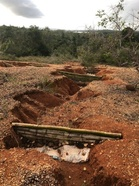
#> input picture 1-MANUSCRITOS/6-PROJETO_IC/image9.jpeg, 139 x 186 px, shrunk from 378 x 506 before the run, found by its file name
$ python gerar_figura_metodologia.py
#> lines starting #> are read from the running program, lines starting #| are printed output that depends on the picture
"""
Gera duas figuras metodológicas do projeto de IC:

  Fig_metodologia_4a.png — dois painéis lado a lado:
    (a) Foto real da ravina com paliçadas em série (image9.jpeg)
    (b) Perfil longitudinal esquemático (P1–P4)

  Fig_metodologia_4b.png — dois painéis lado a lado:
    (a) Detalhe da paliçada MED com pontos de ensaio de campo
    (b) Disposição dos corpos de prova no ensaio de degradação in situ
"""

import matplotlib
matplotlib.use("Agg")
import matplotlib.pyplot as plt
import matplotlib.patches as mpatches
import matplotlib.patheffects as pe
from matplotlib.patches import FancyArrowPatch, FancyBboxPatch, Arc
from matplotlib.image import imread
import numpy as np

BASE = r"c:\Users\vidal\OneDrive\Documentos\13 - CLONEGIT\artigo-posdoc\3-EROSIBIDADE\1-MANUSCRITOS\6-PROJETO_IC"

# ── cores ──────────────────────────────────────────────────────────────────
C_SOLO   = "#c8a96e"
C_SOLO2  = "#8B6914"
C_BAMBU  = "#6a9f3c"
C_BAMBU2 = "#2d5a16"
C_SED    = "#b5956a"
C_AGUA   = "#4a90d9"
C_ARAME  = "#888888"
C_LABEL  = "#1a1a2e"
C_STRAIN = "#e63946"
C_DISP   = "#f4a261"
C_LOAD   = "#457b9d"
C_MESH   = "#6b4226"
C_BG     = "#f8f6f0"

# ═══════════════════════════════════════════════════════════════════════════
# FIGURA 4A — Foto real (a) + Perfil longitudinal (b)
# ═══════════════════════════════════════════════════════════════════════════
fig_4a, (ax_foto, ax_a) = plt.subplots(1, 2, figsize=(17, 8),
                                        facecolor=C_BG,
                                        gridspec_kw={"width_ratios": [1, 1.6]})
fig_4a.subplots_adjust(left=0.03, right=0.97, top=0.90, bottom=0.07, wspace=0.06)

# ── painel (a): foto real ───────────────────────────────────────────────────
foto = imread(BASE + r"\image9.jpeg")
#> foto is the input picture: shape (186, 139, 3); mean R, G, B 130.2, 102.4, 80.6
ax_foto.imshow(foto)
ax_foto.set_xticks([]); ax_foto.set_yticks([])
for spine in ax_foto.spines.values():
    spine.set_linewidth(1.2); spine.set_edgecolor("#888")
ax_foto.set_title("(a)  Vista geral da ravina \u2014 pali\u00e7adas P1 a P4 em s\u00e9rie",
                  fontsize=10, loc="left", color=C_LABEL, pad=6)

# ── painel (b): perfil longitudinal — configura eixo ───────────────────────
ax = ax_a
ax.set_aspect("equal")
ax.set_facecolor(C_BG)
for spine in ax.spines.values():
    spine.set_visible(False)
ax.set_xticks([]); ax.set_yticks([])
ax.set_xlim(0, 22)
ax.set_ylim(-1.5, 5.5)

# ── renomeia eixo para título correto ──────────────────────────────────────

# Talude esquerdo e direito
xs_left  = [0,  0,  2,  4,  6,  8, 10, 12, 14, 16, 18, 20, 22]
ys_left  = [4.5,4.5,4.0,3.5,3.0,2.5,2.0,1.5,1.0,0.8,0.6,0.5,0.5]
xs_right = [0, 22]
ys_bot   = [-0.5, -0.5]

# Fundo da ravina (gradiente de declividade)
xb = np.array([0, 22])
yb = np.array([2.5, -0.5])
ax.fill_between([0, 22], [-1.5, -1.5], yb, color=C_SOLO, alpha=0.6, zorder=1)
ax.plot(xb, yb, color=C_SOLO2, lw=1.5, zorder=2)

# Talude superior
ax.fill_between(xs_left, ys_left, [5.5]*len(xs_left), color=C_SOLO, alpha=0.5, zorder=1)
ax.plot(xs_left, ys_left, color=C_SOLO2, lw=1.5, zorder=2)

# ── Funções de geometria do perfil ─────────────────────────────────────────
def _y_floor(x):
    """Cota do fundo da ravina no perfil longitudinal."""
    return 2.5 - (3.0 / 22.0) * x

_xs_surf = [0, 2, 4, 6, 8, 10, 12, 14, 16, 18, 20, 22]
_ys_surf = [4.5, 4.0, 3.5, 3.0, 2.5, 2.0, 1.5, 1.0, 0.8, 0.6, 0.5, 0.5]
def _y_surface(x):
    """Cota da borda do talude por interpolação linear."""
    return float(np.interp(x, _xs_surf, _ys_surf))

# Paliçadas P1-P4 — posições calculadas a partir da geometria real
_pal_xs     = [4.5, 8.5, 12.5, 17.0]
_pal_labels = ["P1", "P2", "P3", "P4"]
_pal_tags   = ["INF", "INF", "MED", "SUP"]
_fill_ratio = 0.90   # paliçadas ocupam 90 % do vão de escoamento

palisades = []
for _xp, _lab, _tag in zip(_pal_xs, _pal_labels, _pal_tags):
    _base = _y_floor(_xp)
    _gap  = _y_surface(_xp) - _base
    palisades.append({"x": _xp, "h_base": _base,
                       "h_bar": _gap * _fill_ratio,
                       "label": _lab, "tag": _tag})

sed_offsets = {"P1": 2.5, "P2": 2.8, "P3": 3.5, "P4": 1.8}

for p in palisades:
    xp, yb_p, ht = p["x"], p["h_base"], p["h_bar"]
    # Sedimento a montante de cada paliçada
    sed_w = sed_offsets.get(p["label"], 2.5)
    ax.fill_betweenx([yb_p, yb_p + ht * 0.85],
                     [xp - sed_w, xp - sed_w], [xp - 0.1, xp - 0.1],
                     color=C_SED, alpha=0.45, zorder=3)
    # Barreira (colmos horizontais)
    for dy in np.arange(0, ht, 0.18):
        y0 = yb_p + dy
        ax.plot([xp - 0.08, xp + 0.08], [y0, y0],
                color=C_BAMBU, lw=3.5, solid_capstyle="round", zorder=5)
    # Estaca vertical (penetra 0.35 no solo)
    ax.plot([xp, xp], [yb_p - 0.35, yb_p + ht],
            color=C_BAMBU2, lw=4, solid_capstyle="round", zorder=4)
    # Rótulo acima da barreira
    ax.text(xp, yb_p + ht + 0.15, p["label"],
            ha="center", va="bottom", fontsize=9, fontweight="bold",
            color=C_BAMBU2, zorder=6)
    # Tag de posição (abaixo do fundo)
    ax.text(xp, yb_p - 0.45, p["tag"],
            ha="center", va="top", fontsize=7.5, color="#555",
            style="italic", zorder=6)

# Destaque MED com caixa — calculado a partir da geometria de P3
_p3_base = _y_floor(12.5)
_p3_top  = _p3_base + (_y_surface(12.5) - _p3_base) * _fill_ratio
ax.add_patch(FancyBboxPatch((10.8, _p3_base - 0.8),
                             3.5, (_p3_top - _p3_base) + 1.6,
                             boxstyle="round,pad=0.15",
                             linewidth=1.5, edgecolor=C_STRAIN,
                             facecolor="none", linestyle="--", zorder=7))
ax.text(14.5, _p3_top + 0.3, "segmento MED\n(ensaios de campo)",
        ha="left", va="center", fontsize=8, color=C_STRAIN,
        bbox=dict(fc=C_BG, ec="none", pad=2))

# Seta de fluxo — centralizada no vão de escoamento
_arrow_x0, _arrow_x1 = 1.5, 4.0
_arrow_y0 = (_y_floor(_arrow_x0) + _y_surface(_arrow_x0)) / 2.0
_arrow_y1 = (_y_floor(_arrow_x1) + _y_surface(_arrow_x1)) / 2.0
_arrow_rot = np.degrees(np.arctan2(_arrow_y1 - _arrow_y0, _arrow_x1 - _arrow_x0))
ax.annotate("", xy=(_arrow_x1, _arrow_y1), xytext=(_arrow_x0, _arrow_y0),
            arrowprops=dict(arrowstyle="-|>", color=C_AGUA, lw=2), zorder=8)
ax.text((_arrow_x0 + _arrow_x1) / 2.0, (_arrow_y0 + _arrow_y1) / 2.0 + 0.25,
        "Escoamento", fontsize=8, color=C_AGUA, rotation=_arrow_rot,
        ha="center", va="bottom",
        bbox=dict(fc=C_BG, ec="none", pad=1, alpha=0.85), zorder=8)

# Escala de referência — calibrada por GPS (P1_SUP→P3_INF ≈ 132 m em 12,5 u → 1 u ≈ 10,6 m)
_scale_units = 2.0          # comprimento da barra em unidades do eixo
_scale_m     = 20.0         # metros reais correspondentes
ax.plot([18.5, 18.5 + _scale_units], [-1.0, -1.0], color="k", lw=1.5)
ax.plot([18.5, 18.5], [-0.9, -1.1], color="k", lw=1.5)
ax.plot([18.5 + _scale_units, 18.5 + _scale_units], [-0.9, -1.1], color="k", lw=1.5)
ax.text(18.5 + _scale_units / 2, -1.3, f"~{_scale_m:.0f} m",
        ha="center", va="top", fontsize=7.5, color="k")

ax.set_title("(b)  Perfil longitudinal esquem\u00e1tico \u2014 pali\u00e7adas P1 a P4 em s\u00e9rie",
             fontsize=10, loc="left", color=C_LABEL, pad=6)

# ── save fig_4a ─────────────────────────────────────────────────────────────
out_4a = BASE + r"\Fig_metodologia_4a.png"
fig_4a.savefig(out_4a, dpi=180, bbox_inches="tight", facecolor=C_BG)
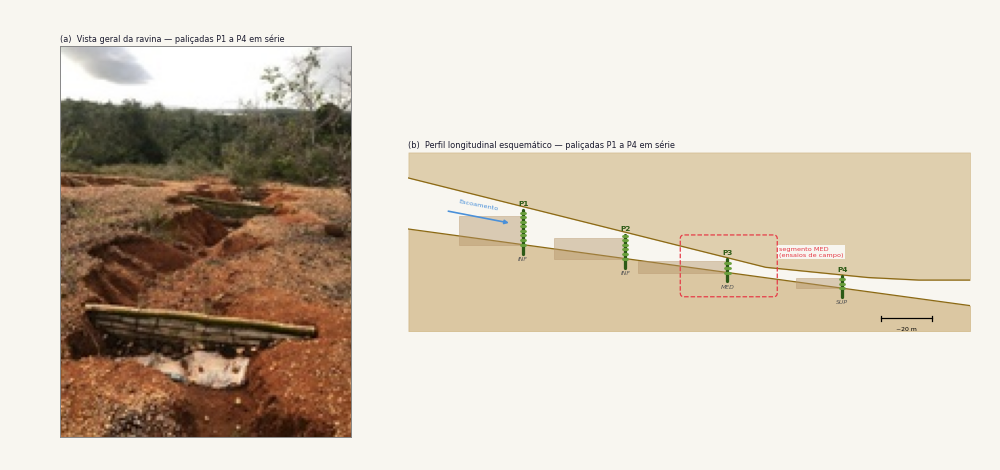
#> figure drawn by matplotlib, 2 panels
print(f"Figura 4a salva em:\n{out_4a}")
plt.close(fig_4a)

# ═══════════════════════════════════════════════════════════════════════════
# FIGURA 5 — Esquema dos ensaios de campo (dois painéis empilhados)
#   (a) Seção transversal da paliçada MED — instrumentação de campo
#   (b) Disposição dos corpos de prova — degradação in situ (Ensaio 5.2)
# ═══════════════════════════════════════════════════════════════════════════

fig_5 = plt.figure(figsize=(16, 16), facecolor=C_BG)
gs5 = fig_5.add_gridspec(2, 1, height_ratios=[1, 1], hspace=0.28)
ax_a5 = fig_5.add_subplot(gs5[0])
ax_b5 = fig_5.add_subplot(gs5[1])

for ax in (ax_a5, ax_b5):
    ax.set_facecolor(C_BG)
    for spine in ax.spines.values():
        spine.set_visible(False)
    ax.set_xticks([]); ax.set_yticks([])

# ───────────────────────────────────────────────────────────────────────────
# PAINEL (a) — Seção transversal frontal da paliçada MED
# ───────────────────────────────────────────────────────────────────────────
# Escala: 1 unidade ≈ 0,30 m → H = 0,76 m ≈ 2,53 u; L = 3,00 m = 10 u
# Espaçamento estacas: 1,50 m = 5 u
# ───────────────────────────────────────────────────────────────────────────
ax = ax_a5
ax.set_xlim(-5.5, 22.0)
ax.set_ylim(-2.5, 7.5)

# ── Geometria da ravina (seção trapezoidal) ────────────────────────────────
# Fundo da ravina: y = 0, entre x_bot_L = 1.0 e x_bot_R = 15.0  (≈ 4,2 m)
# Talude inclinado: 1V:0,7H → a cada 1 u de subida, recua 0,7 u
# Topo dos taludes: y = 5.5  → deslocamento horizontal = 5.5 × 0.7 = 3.85
x_bot_L = 1.0      # pé do talude esquerdo
x_bot_R = 15.0     # pé do talude direito
slope = 0.70       # recuo horizontal por unidade de altura (1V:0,7H)
y_top_tal = 5.5    # topo visível dos taludes
dx_top = y_top_tal * slope  # 3.85

x_top_L = x_bot_L - dx_top   # ≈ -2.85
x_top_R = x_bot_R + dx_top   # ≈ 18.85

def face_x_left(y):
    """Coordenada x da face interna do talude esquerdo na altura y."""
    return x_bot_L - y * slope

def face_x_right(y):
    """Coordenada x da face interna do talude direito na altura y."""
    return x_bot_R + y * slope

# Talude esquerdo (polígono preenchido)
ax.fill([x_bot_L, x_top_L, -5.5, -5.5, x_bot_L],
        [0,        y_top_tal, y_top_tal, -2.5, -2.5],
        color=C_SOLO, alpha=0.50, zorder=1)
ax.plot([x_bot_L, x_top_L], [0, y_top_tal],
        color=C_SOLO2, lw=2.5, zorder=2)          # face do talude

# Talude direito
ax.fill([x_bot_R, x_top_R, 22.0, 22.0, x_bot_R],
        [0,        y_top_tal, y_top_tal, -2.5, -2.5],
        color=C_SOLO, alpha=0.50, zorder=1)
ax.plot([x_bot_R, x_top_R], [0, y_top_tal],
        color=C_SOLO2, lw=2.5, zorder=2)

# Fundo da ravina
ax.fill_between([x_bot_L, x_bot_R], [-2.5, -2.5], [0, 0],
                color=C_SOLO, alpha=0.60, zorder=2)
ax.plot([x_bot_L, x_bot_R], [0, 0], color=C_SOLO2, lw=2, zorder=3)

# Sedimento retido (~55% da altura da paliçada)
sed_top = 1.40
ax.fill_between([x_bot_L, x_bot_R], [0, 0], [sed_top, sed_top],
                color=C_SED, alpha=0.35, zorder=2)
ax.text(8.0, sed_top * 0.48, "sedimento retido", ha="center", va="center",
        fontsize=9, color="#7a5230", style="italic")

# ── Estacas verticais ──────────────────────────────────────────────────────
# 3 estacas: E1, E2 (central), E3 — espaçamento 5 u = 1,50 m
stake_xs = [3.0, 8.0, 13.0]
stake_names = ["E1", "E2", "E3"]
stake_bottom = -1.6
stake_top = 3.4         # afloram um pouco acima do colmo superior
for sx in stake_xs:
    ax.add_patch(plt.Rectangle((sx - 0.22, stake_bottom), 0.44, stake_top - stake_bottom,
                                color=C_BAMBU2, zorder=4, lw=0))

# ── Colmos horizontais — ancorados nos taludes ─────────────────────────────
# 6 colmos distribuídos em H ≈ 2,53 u  (0,76 m)
# Alturas relativas: colmo 1 (base) até colmo 6 (topo)
colmo_ys = [0.30, 0.74, 1.18, 1.62, 2.06, 2.50]
embed = 1.0   # comprimento de embutimento nos taludes

for cy in colmo_ys:
    xl_face = face_x_left(cy)    # x da face do talude esquerdo nesta altura
    xr_face = face_x_right(cy)   # x da face do talude direito nesta altura
    xl_embed = xl_face - embed    # extremidade embutida esquerda
    xr_embed = xr_face + embed   # extremidade embutida direita
    colmo_h = 0.28               # espessura visual do colmo

    # Trecho embutido esquerdo (mais escuro, dentro do talude)
    ax.add_patch(plt.Rectangle((xl_embed, cy - colmo_h/2), embed, colmo_h,
                                color=C_BAMBU2, alpha=0.50, zorder=5, lw=0))
    # Trecho visível (entre faces dos taludes)
    ax.add_patch(plt.Rectangle((xl_face, cy - colmo_h/2),
                                xr_face - xl_face, colmo_h,
                                color=C_BAMBU, zorder=5, lw=0))
    # Trecho embutido direito
    ax.add_patch(plt.Rectangle((xr_face, cy - colmo_h/2), embed, colmo_h,
                                color=C_BAMBU2, alpha=0.50, zorder=5, lw=0))
    # Amarrações de arame nas estacas
    for sx in stake_xs:
        ax.plot(sx, cy, "o", color=C_ARAME, ms=5, zorder=6)

# ── Instrumentação ─────────────────────────────────────────────────────────

# (5.7) Extensômetros — 3 colmos inferiores, estaca central E2
for cy in colmo_ys[:3]:
    ax.plot([8.25, 8.85], [cy, cy], color=C_STRAIN, lw=2, zorder=8)
    ax.plot(8.85, cy, "s", color=C_STRAIN, ms=7, zorder=8)
ax.annotate("Extensômetros\n(Ensaio 5.7 — SCF)",
            xy=(8.85, colmo_ys[1]), xytext=(8.0, -1.8),
            arrowprops=dict(arrowstyle="-|>", color=C_STRAIN, lw=1.4),
            fontsize=9, color=C_STRAIN, va="center", ha="center",
            bbox=dict(fc="white", ec="none", pad=2, alpha=0.92),
            zorder=10)

# (5.6) Comparador de deslocamento — acima do topo da estaca central
comp_bot = colmo_ys[-1] + 0.50
comp_top = comp_bot + 1.8
ax.annotate("", xy=(8.0, comp_bot), xytext=(8.0, comp_top),
            arrowprops=dict(arrowstyle="<->", color=C_DISP, lw=2.5))
ax.text(8.5, (comp_bot + comp_top)/2, "Comparador\n(Ensaio 5.6)",
        fontsize=9, color=C_DISP, va="center")

# (5.5) Prova de carga lateral — macaco posicionado fora do talude esquerdo
load_y = colmo_ys[3]   # meia-altura da paliçada
face_at_load = face_x_left(load_y)
ax.annotate("", xy=(stake_xs[0] - 0.22, load_y),
            xytext=(face_at_load - 0.15, load_y),
            arrowprops=dict(arrowstyle="-|>", color=C_LOAD, lw=3))
box_w, box_h = 2.2, 1.2
box_x = face_at_load - 0.15 - box_w
ax.add_patch(FancyBboxPatch((box_x, load_y - box_h/2), box_w, box_h,
                             boxstyle="round,pad=0.08",
                             facecolor=C_LOAD, edgecolor="none", zorder=7))
ax.text(box_x + box_w/2, load_y, "F", ha="center", va="center",
        fontsize=13, fontweight="bold", color="white", zorder=8)
ax.text(box_x + box_w/2, load_y - box_h/2 - 0.25,
        "Prova de carga (Ensaio 5.5)", ha="center", va="top",
        fontsize=9, color=C_LOAD,
        bbox=dict(fc="white", ec="none", pad=2, alpha=0.92),
        zorder=10)

# (5.4) Inclinômetro — junção colmo-estaca E3
incl_y = colmo_ys[2]
ax.plot(stake_xs[2], incl_y, "D", color="#9b2226", ms=9, zorder=8)
ax.annotate("Inclinômetro\n(Ensaio 5.4 — $k_θ$)",
            xy=(stake_xs[2] + 0.3, incl_y),
            xytext=(face_x_right(incl_y) + 1.8, incl_y + 1.8),
            arrowprops=dict(arrowstyle="-|>", color="#9b2226", lw=1.4),
            fontsize=9, color="#9b2226", va="center",
            bbox=dict(fc="white", ec="none", pad=2, alpha=0.92),
            zorder=10)

# ── Cotas dimensionais ─────────────────────────────────────────────────────
# H = 0,76 m (entre colmo inferior e superior) — posicionado mais para a direita
cota_x = face_x_right(colmo_ys[-1]) + 2.5
ax.annotate("", xy=(cota_x, colmo_ys[0]), xytext=(cota_x, colmo_ys[-1]),
            arrowprops=dict(arrowstyle="<->", color="k", lw=1.2),
            zorder=10)
ax.text(cota_x + 0.35, (colmo_ys[0] + colmo_ys[-1])/2,
        "H = 0,76 m", fontsize=9, va="center", rotation=90,
        bbox=dict(fc="white", ec="none", pad=2, alpha=0.92),
        zorder=10)

# L = 3,00 m (entre estacas externas)
cota_y = -2.0
ax.annotate("", xy=(stake_xs[0], cota_y), xytext=(stake_xs[2], cota_y),
            arrowprops=dict(arrowstyle="<->", color="k", lw=1.2))
ax.text(8.0, cota_y - 0.3, "L = 3,00 m", ha="center", va="top", fontsize=9)

# Nomes das estacas
for sx, nm in zip(stake_xs, stake_names):
    ax.text(sx, stake_top + 0.15, nm, ha="center", va="bottom",
            fontsize=8, fontweight="bold", color=C_BAMBU2)

# ── Legenda ────────────────────────────────────────────────────────────────
legend_a = [
    mpatches.Patch(color=C_STRAIN, label="Extensômetros — SCF (Ensaio 5.7)"),
    mpatches.Patch(color=C_DISP,   label="Comparador de deslocamento (Ensaio 5.6)"),
    mpatches.Patch(color=C_LOAD,   label="Prova de carga lateral (Ensaio 5.5)"),
    mpatches.Patch(color="#9b2226", label="Inclinômetro — $k_θ$ (Ensaio 5.4)"),
]
ax.legend(handles=legend_a, loc="upper right", fontsize=8,
          framealpha=0.95, edgecolor="#bbb", frameon=True,
          bbox_to_anchor=(1.0, 1.0))

ax.set_title("(a)  Seção transversal da paliçada MED — localização dos ensaios de campo",
             fontsize=11, fontweight="bold", loc="left", color=C_LABEL, pad=8)

# ───────────────────────────────────────────────────────────────────────────
# PAINEL (b) — Disposição dos corpos de prova — degradação in situ
# ───────────────────────────────────────────────────────────────────────────
ax = ax_b5
ax.set_xlim(-1.5, 12.5)
ax.set_ylim(-5.0, 3.5)

# Solo
ax.fill_between([-1.0, 11.5], [-4.5, -4.5], [0, 0],
                color=C_SOLO, alpha=0.50, zorder=1)
ax.plot([-1.0, 11.5], [0, 0], color=C_SOLO2, lw=2.5, zorder=2)
ax.text(0.0, 0.25, "Superfície do solo", fontsize=9, color=C_SOLO2)

# Linha de 15 cm de profundidade
ax.plot([-1.0, 11.5], [-1.8, -1.8], color=C_SOLO2, lw=1.2,
        linestyle="--", alpha=0.6, zorder=3)
ax.annotate("", xy=(-0.6, -1.8), xytext=(-0.6, 0),
            arrowprops=dict(arrowstyle="<->", color=C_SOLO2, lw=1.2))
ax.text(-0.85, -0.9, "15 cm", fontsize=8.5, ha="right", va="center",
        color=C_SOLO2)

# ── Corpos de prova (6 sacos de tela) ──────────────────────────────────────
colors_cp = {
    "Cisalhamento\nnodal":     "#d62828",
    "Cisalhamento\ninternodal":"#f77f00",
    "Flexão":                  "#4cc9f0",
}
positions = [
    (1.2,  "Cisalhamento\nnodal"),
    (3.0,  "Cisalhamento\nnodal"),
    (4.8,  "Cisalhamento\ninternodal"),
    (6.6,  "Cisalhamento\ninternodal"),
    (8.4,  "Flexão"),
    (10.2, "Flexão"),
]

cp_y = -1.8
cp_w, cp_h = 1.3, 1.6
for (xcp, tipo) in positions:
    col = colors_cp[tipo]
    ax.add_patch(mpatches.FancyBboxPatch(
        (xcp - cp_w/2, cp_y - cp_h/2), cp_w, cp_h,
        boxstyle="round,pad=0.10",
        facecolor=col, edgecolor=C_MESH, linewidth=1.8,
        alpha=0.75, zorder=4))
    # CP interior (retângulo branco com hachura)
    inner_w, inner_h = 0.7, 1.05
    ax.add_patch(plt.Rectangle((xcp - inner_w/2, cp_y - inner_h/2),
                                inner_w, inner_h,
                                color="white", alpha=0.6, zorder=5))
    for dy in np.arange(0.1, inner_h, 0.25):
        ax.plot([xcp - inner_w/2, xcp + inner_w/2],
                [cp_y - inner_h/2 + dy]*2,
                color=col, lw=1, alpha=0.9, zorder=6)
    # Plaqueta de identificação
    ax.plot(xcp + 0.42, cp_y + 0.55, "s", color="silver",
            ms=5, markeredgecolor="gray", zorder=7)

# ── Sensor T/UR ────────────────────────────────────────────────────────────
sensor_x, sensor_y = 0.3, -3.6
ax.add_patch(FancyBboxPatch((sensor_x - 0.6, sensor_y - 0.5), 1.2, 1.0,
                             boxstyle="round,pad=0.10",
                             facecolor="#023e8a", edgecolor="#0096c7",
                             linewidth=2, zorder=4))
ax.text(sensor_x, sensor_y, "T / UR", ha="center", va="center",
        fontsize=9, color="white", fontweight="bold", zorder=5)
ax.plot([sensor_x, sensor_x], [sensor_y + 0.5, cp_y - cp_h/2],
        color="#0096c7", lw=1.2, linestyle=":", zorder=3)
ax.text(sensor_x + 0.75, sensor_y,
        "  Datalogger\n  (registro horário)",
        fontsize=8, color="#0096c7", va="center")

# ── Setas de retirada semestral ────────────────────────────────────────────
for (xcp, _) in positions:
    ax.annotate("", xy=(xcp, 0.7), xytext=(xcp, 0.15),
                arrowprops=dict(arrowstyle="-|>", color="#505050", lw=1.2))

ax.text(5.7, 1.3, "Retirada semestral  (t = 0, 6, 12, 18, 24, 30 meses)",
        ha="center", va="bottom", fontsize=9, color="#444",
        bbox=dict(fc=C_BG, ec="#ccc", pad=3, boxstyle="round,pad=0.3"))

# ── Legenda de cores ───────────────────────────────────────────────────────
legend_b = [
    mpatches.Patch(color="#d62828", label="CP cisalhamento nodal (5 × 2)"),
    mpatches.Patch(color="#f77f00", label="CP cisalhamento internodal (5 × 2)"),
    mpatches.Patch(color="#4cc9f0", label="CP flexão (5 × 2)"),
    mpatches.Patch(color="#023e8a", label="Sensor T/UR (registro contínuo)"),
]
ax.legend(handles=legend_b, loc="upper right", fontsize=8,
          framealpha=0.95, edgecolor="#ccc", frameon=True,
          bbox_to_anchor=(1.0, 1.0))

# Nota de total de CPs
ax.text(5.7, -4.5,
        "Total por retirada: 10 CP cisalhamento + 10 CP flexão + controles laboratoriais",
        ha="center", va="top", fontsize=8.5, color="#333", style="italic",
        bbox=dict(fc="white", ec="#ccc", pad=3, boxstyle="round,pad=0.3"))

ax.set_title("(b)  Disposição dos corpos de prova — ensaio de degradação in situ (Ensaio 5.2)",
             fontsize=11, fontweight="bold", loc="left", color=C_LABEL, pad=8)

# ── Salvar ─────────────────────────────────────────────────────────────────
out_5 = BASE + r"\Fig_metodologia_4b.png"
fig_5.savefig(out_5, dpi=180, bbox_inches="tight", facecolor=C_BG)
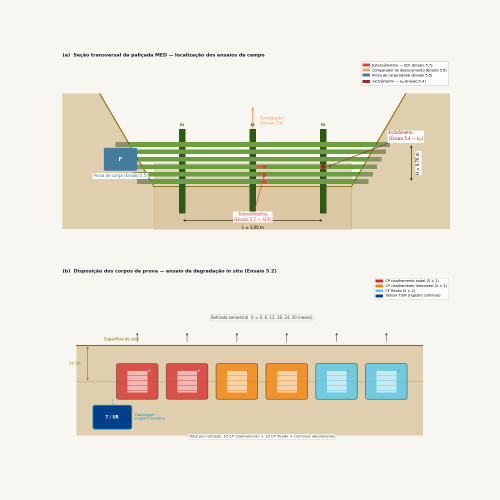
#> figure drawn by matplotlib, 2 panels
print(f"Figura 5 salva em:\n{out_5}")
plt.close(fig_5)
